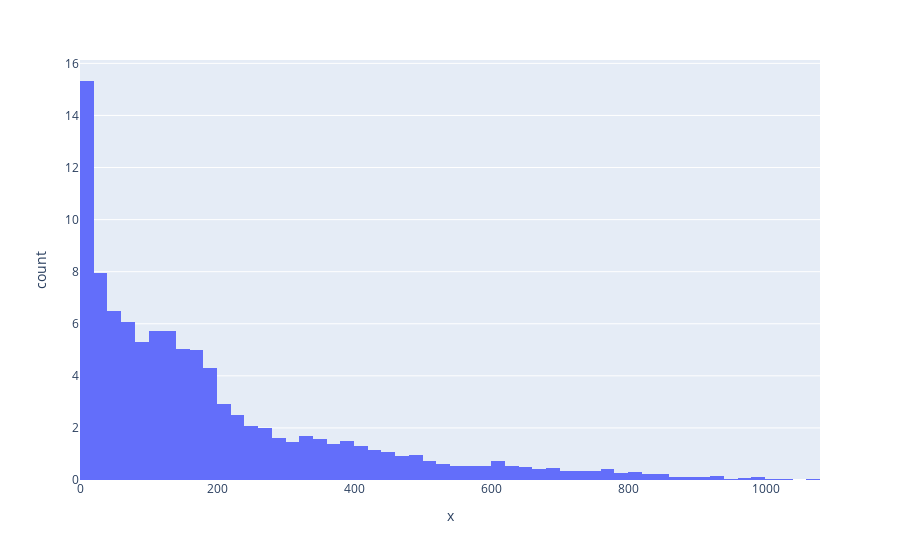

This figure's notebook cell:
### Code cell
fig = px.histogram(x=Playoffs_df['MIN'], histnorm='percent')
fig.show()

### Figure 1 — Plotly figure (JSON) as saved in the notebook; plotly's stock layout.template omitted (floating-point values rounded to 4 significant figures; data arrays with more than 128 entries replaced by an {"elided": "..."} marker saying what was removed)
{"data": [{"alignmentgroup": "True", "bingroup": "x", "histnorm": "percent", "hovertemplate": "x=%{x}<br>count=%{y}<extra></extra>", "legendgroup": "", "marker": {"color": "#636efa"}, "name": "", "offsetgroup": "", "orientation": "v", "showlegend": false, "type": "histogram", "x": {"elided": "8543 int values"}, "xaxis": "x", "yaxis": "y"}], "layout": {"barmode": "relative", "legend": {"tracegroupgap": 0}, "margin": {"t": 60}, "xaxis": {"anchor": "y", "domain": [0, 1], "title": {"text": "x"}}, "yaxis": {"anchor": "x", "domain": [0, 1], "title": {"text": "count"}}}}
